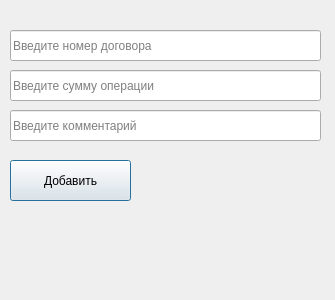
<?xml version="1.0" encoding="UTF-8"?>
<ui version="4.0">
 <class>Dialog</class>
 <widget class="QDialog" name="Dialog">
  <property name="geometry">
   <rect>
    <x>0</x>
    <y>0</y>
    <width>335</width>
    <height>300</height>
   </rect>
  </property>
  <property name="windowTitle">
   <string>Dialog</string>
  </property>
  <widget class="QPushButton" name="addbtn">
   <property name="geometry">
    <rect>
     <x>10</x>
     <y>160</y>
     <width>121</width>
     <height>41</height>
    </rect>
   </property>
   <property name="text">
    <string>Добавить</string>
   </property>
  </widget>
  <widget class="QLineEdit" name="ntrcontract">
   <property name="geometry">
    <rect>
     <x>10</x>
     <y>30</y>
     <width>311</width>
     <height>31</height>
    </rect>
   </property>
   <property name="placeholderText">
    <string>Введите номер договора</string>
   </property>
  </widget>
  <widget class="QLineEdit" name="ntrsum">
   <property name="geometry">
    <rect>
     <x>10</x>
     <y>70</y>
     <width>311</width>
     <height>31</height>
    </rect>
   </property>
   <property name="placeholderText">
    <string>Введите сумму операции</string>
   </property>
  </widget>
  <widget class="QLineEdit" name="ntrcomm">
   <property name="geometry">
    <rect>
     <x>10</x>
     <y>110</y>
     <width>311</width>
     <height>31</height>
    </rect>
   </property>
   <property name="placeholderText">
    <string>Введите комментарий</string>
   </property>
  </widget>
 </widget>
 <resources/>
 <connections/>
</ui>
